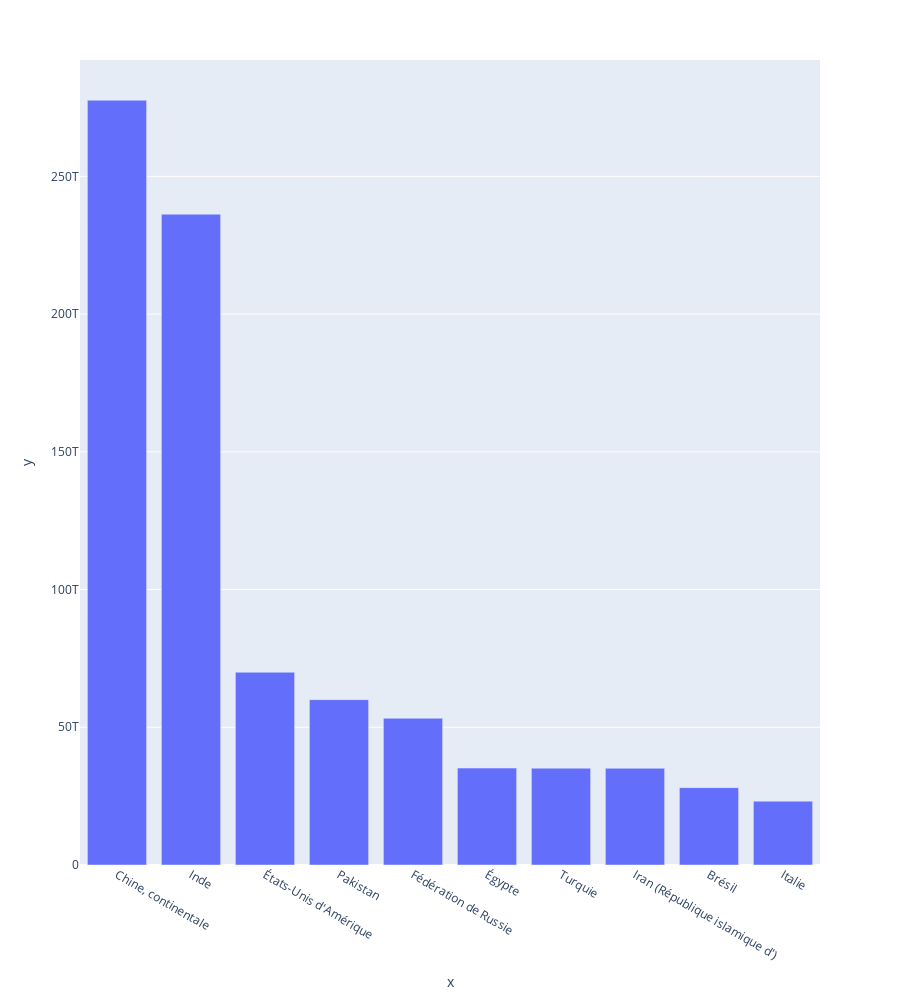

Source (notebook cell):
### Code cell
#m_df_kcal=merged_df[['Code Pays', "Pays", 'Population', 'Code Produit', 'Produit', "Kcal"]]

df=m_df_kcal[m_df_kcal['Produit']=='Blé']

df.sort_values(by='Kcal', ascending=False, inplace=True )
df.head(10)
fig = px.bar(x=df.head(10).Pays,y=df.head(10).Kcal, height=1000)
fig.show()

#m_df_kcal[m_df_kcal['Code Produit']=='2511']
#m_df_kcal_group=m_df_kcal.groupby(["Code Pays", "Pays", 'Produit']).sum()
#m_df_kcal_group

### Figure 1 — Plotly figure (JSON) as saved in the notebook; plotly's stock layout.template omitted (floating-point values rounded to 4 significant figures)
{"data": [{"alignmentgroup": "True", "hovertemplate": "x=%{x}<br>y=%{y}<extra></extra>", "legendgroup": "", "marker": {"color": "#636efa", "pattern": {"shape": ""}}, "name": "", "offsetgroup": "", "orientation": "v", "showlegend": false, "textposition": "auto", "type": "bar", "x": ["Chine, continentale", "Inde", "États-Unis d'Amérique", "Pakistan", "Fédération de Russie", "Égypte", "Turquie", "Iran (République islamique d')", "Brésil", "Italie"], "xaxis": "x", "y": [277646843295000, 236285078700000, 69974350385000, 60033422085000, 53281367020000, 35191767000000, 35145450325000, 35109048510000, 28082737920000, 23174065350000], "yaxis": "y"}], "layout": {"barmode": "relative", "height": 1000, "legend": {"tracegroupgap": 0}, "margin": {"t": 60}, "xaxis": {"anchor": "y", "domain": [0, 1], "title": {"text": "x"}}, "yaxis": {"anchor": "x", "domain": [0, 1], "title": {"text": "y"}}}}
